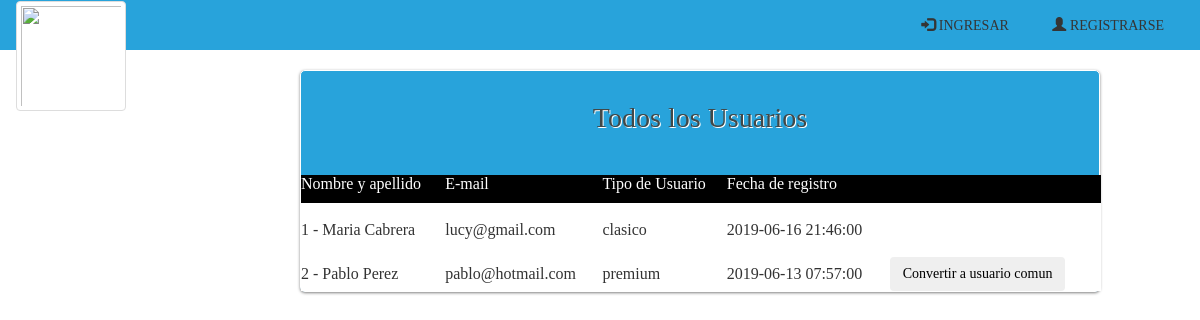
Page /listarTodosLosUsuarios.php on the committed database.
### tables this page shows
CREATE TABLE `persona` (
  `IdPersona` int(11) NOT NULL,
  `dni` int(8) NOT NULL,
  `nombre` varchar(50) NOT NULL,
  `apellido` varchar(50) NOT NULL,
  `telefono` int(30) NOT NULL,
  `email` varchar(45) NOT NULL,
  `clave` varchar(11) NOT NULL,
  `tipoU` varchar(11) DEFAULT NULL,
  `rol` int(3) DEFAULT NULL,
  `credito` int(2) DEFAULT NULL,
  `ciudad` varchar(45) NOT NULL,
  `fechaNacimiento` datetime NOT NULL,
  `idTarjeta` int(11) NOT NULL,
  `fechaRegistro` datetime NOT NULL,
  `fechaModificacion` datetime NOT NULL
);

### listarTodosLosUsuarios.php (the view, shortened to what this page needs)
<html>
	<head>
<?php
		include("cabecera.php");
?>
<?php
$con=conectar();
$var_consulta= "SELECT * FROM persona WHERE rol=0 ORDER BY fechaRegistro DESC";
   $result = mysqli_query($con, $var_consulta);
   $num=mysqli_num_rows($result);
if ($num==0) {
  echo"<h4>NO HAY USUARIOS TODAVIA</h4>";
 }
else{
?>
	</head>
	<body>
		<div id="wrapper" style="margin-left: 300px;margin-top: 0px;">
			<form name="formulario" class="login-form" style="width:800px;background-color:#28a3db;">
				<div class="header">
					<h1> Todos los Usuarios</h1>
				</div>
					 <table  style="width:800px; background-color:#fff; ">
					 	<?php $primero = "Nombre y apellido";
                              $segundo="E-mail";
                              $tercero="Tipo de Usuario";
                              $cuarto="Fecha de registro";
                               $color = "#fff";
  ?>
 <tr style="background-color:#000000;">
  <td ><?php echo "<p><font color='".$color."'>".$primero."</font></p>";  ?> </td>
  <td ><?php echo "<p><font color='".$color."'>".$segundo."</font></p>";  ?></td>
  <td ><?php echo "<p><font color='".$color."'>".$tercero."</font></p>";  ?></td>
   <td ><?php echo "<p><font color='".$color."'>".$cuarto."</font></p>";  ?></td>
   <td ></td>
 </tr>
                    <?php
                    $i=1;
                    while ($row = mysqli_fetch_array($result)){
                      ?>
                         <tr>
                             <td> <br><?php echo "$i - $row[nombre] $row[apellido]" ; ?> </td>
                              <td> <br><?php echo "$row[email]"; ?> </td>
                                <td> <br><?php echo "$row[tipoU]"; ?> </td>
                                 <td> <br><?php echo "$row[fechaRegistro]"; ?> </td>
                    <?php   if($row['tipoU']=="premium"){ ?>
                              <td><br><?php echo "<a href='eliminarPremium.php?idU=".$row['IdPersona']."'> <button type='button' class='btn btn-succes'>Convertir a usuario comun</button> </a></br>" ;?>
                              </tr>
                       <?php   }
                        else{
                            $var_consulta1= "SELECT idPersona FROM enesperapremium WHERE idPersona='$row[IdPersona]'";
                            $result1 = mysqli_query($con, $var_consulta1);
                            $num=mysqli_num_rows($result1);
                            if ($num!=0) {
                       ?>
                           <td><br><?php echo "<a href='aceptarUsuario.php?idU=".$row['IdPersona']."'> <button type='button' class='btn btn-succes'>Hacer Premium</button> </a></br>" ;?>
                          </tr>
                          <?php  }  }
                       ?>
                     <?php
                     $i=$i + 1;  }
                    ?>
</table>
			</form>
			<?php } ?>
		</div>
	</body>
</html>

### css/estilos.css (style rules this page uses)
body { background-color:#ffffff ; font-family:'Bree Serif', serif; }
.login-form { width: 410px; margin: auto; position: relative; background: #f3f3f3; border: 1px solid #fff; border-radius: 5px; box-shadow: 0 1px 3px rgba(0,0,0,0.5); -moz-box-shadow: 0 1px 3px rgba(0,0,0,0.5); -webkit-box-shadow: 0 1px 3px rgba(0,0,0,0.5); }
#wrapper { width: 410px; height: 400px; margin: 70px auto; }
#wrapper h1 { text-align: center; }
.login-form .header { padding: 10px 30px 30px 30px; }
.login-form .header h1 { font-family: 'Bree Serif', serif; font-weight: 300; font-size: 28px; line-height:34px; color: #414848; text-shadow: 1px 1px 0 rgba(256,256,256,1.0); margin-bottom: 10px; }
.login-form a { color: black; }

### rows in the picture
persona: nombre "Maria", apellido "Cabrera", email "lucy@gmail.com", tipoU "clasico", fechaRegistro "2019-06-16 21:46:00"
persona: nombre "Pablo", apellido "Perez", email "pablo@hotmail.com", tipoU "premium", fechaRegistro "2019-06-13 07:57:00"

### other values in the picture
$primero "Nombre y apellido"
$segundo "E-mail"
$tercero "Tipo de Usuario"
$cuarto "Fecha de registro"
